Frame 1 (no input): blank canvas, image omitted
Frame 60 (the mouse pressed at the canvas centre just before this capture): blank canvas, image omitted
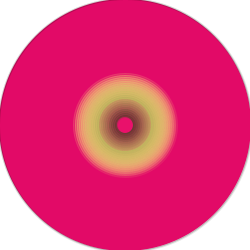
Frame 120 (the mouse held since frame 60 and released just before this capture)

The Processing sketch whose frames 1 and 60 were blank and that drew this single picture after the mouse press (run headless with seeded random() and noise(); from frame 60 on, the mouse is pressed at the canvas centre):

// Processing sketch: processing_18456
// ── processing_18456.pde

int count=0;
int increment=1;
void setup()
{
  size(250, 250);
  background(255);
  fill (#FA0A72);
  smooth();
}
 
void draw() {
  drawEllipse(mouseX, mouseY, pmouseX, pmouseY);
}
 
void drawEllipse(int x, int y, int px, int py) {
if (mousePressed==true) {
 
  count=count+increment;
   
  
}
 
if (count>25){
  increment =-1;
}
if (count<=0){
  increment=1;
}
   
 
fill(count*10,count*10,count*5);
  float speed = abs(x-px) + abs(y-py);
  stroke(speed);
  ellipse (x, y, speed, speed);
  fill(#FA0A72);
  stroke(count*10,count*10,count*5,55);
  ellipse (x, y, speed+10*count/5, speed+10*count/5);
   fill(count*10,count*10,count*5,25);
  stroke(count*10,count*10,count*5,25);
  ellipse (x, y, speed+20*count/5, speed+20*count/5);
   
   
}
